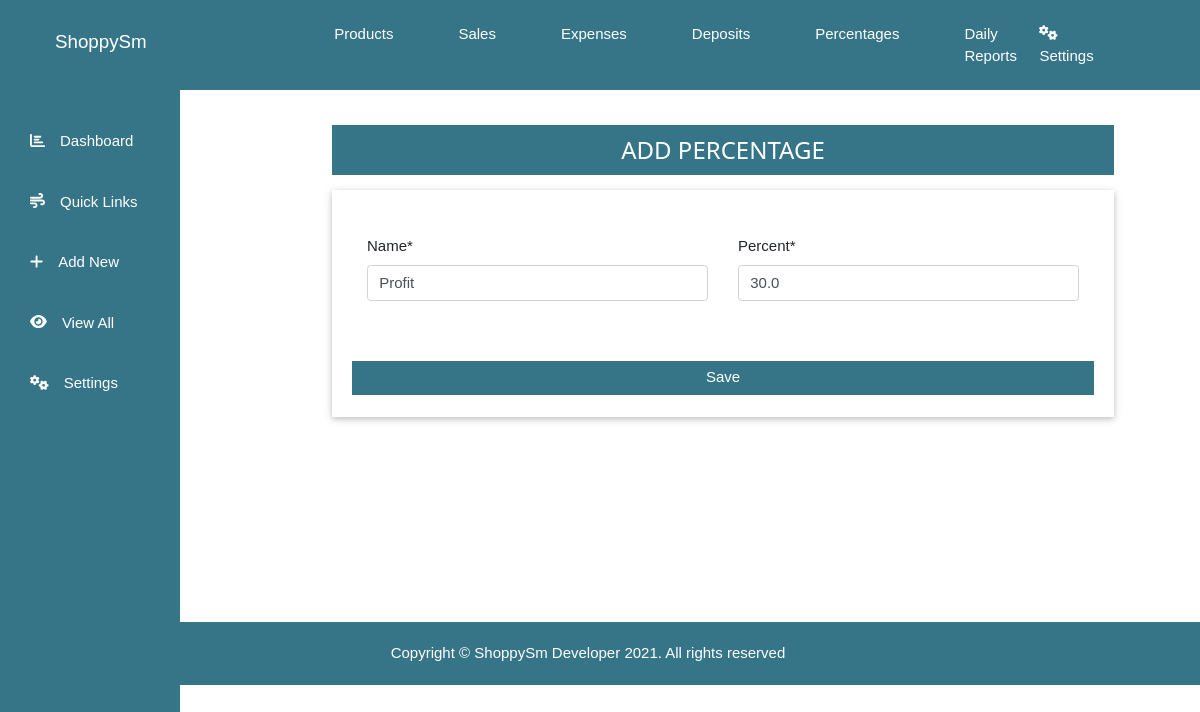
The app's page /update/percentages/1/ (signed in), older data.
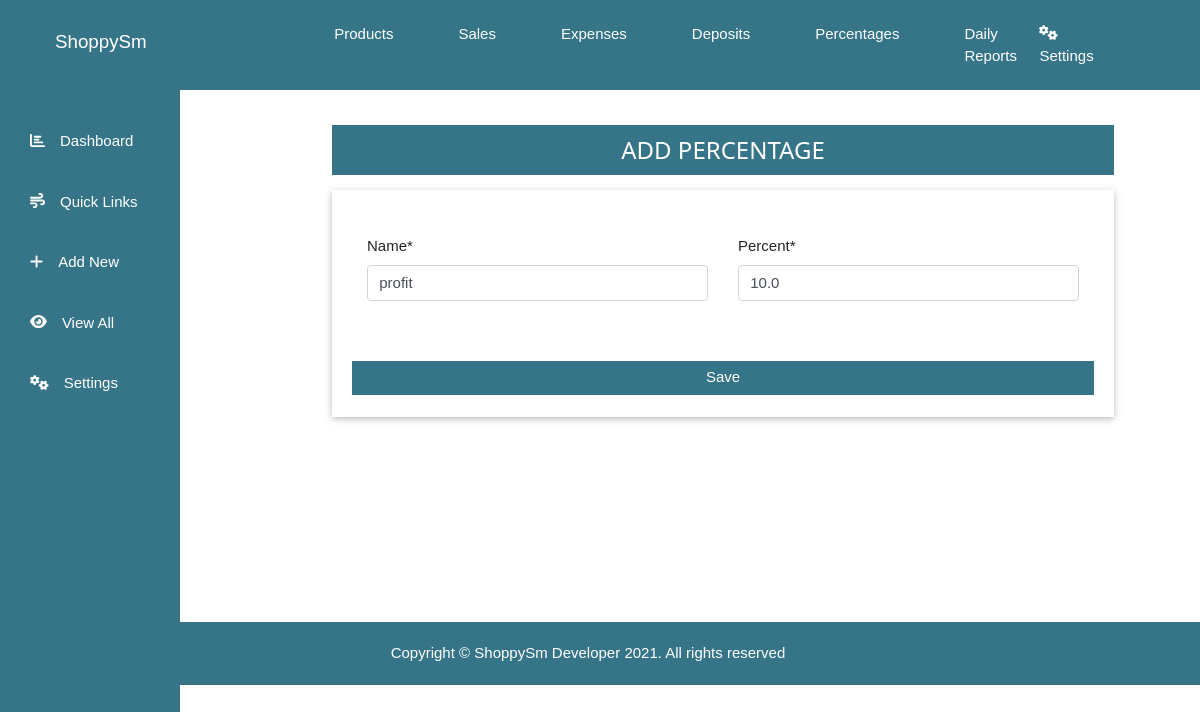
The same page, newer data.
### istock_app/models.py (models this page shows, shortened)
class Percentages(models.Model):
    name = models.CharField(max_length = 50)
    percent = models.FloatField(default=0)
    class Meta:
        verbose_name_plural = 'Percentages'

### istock_app/views.py (the view)
# urls.py: path('update/percentages/<int:id>/', views.update_percentage, name = 'update_percentage'),
@login_required
@admin_login_required
def update_percentage(request, id):
    instance = get_object_or_404(Percentages, pk = id)
    form = addPercentageForm(request.POST or None, instance = instance)
    if request.method == 'POST':
        if form.is_valid():
            form.save()
            messages.success(request, f'Percentage type has been updated successifully!')
            return redirect ('percentages')
    context = {
        'form': form,
    }
    myTemplate = 'istock/addPercentage.html'
    return render(request, myTemplate, context)

### istock_app/forms.py
class addPercentageForm(forms.ModelForm):
    class Meta:
        model = Percentages
        fields = ['name', 'percent']

### accounts/models.py (called while the page is built)
    def __str__(self):
        return self.username

### istock_app/templates/istock/addPercentage.html (shortened to what this page needs)
{% extends 'istock/base.html' %}
{% load crispy_forms_tags %}
{% block content%}
  <div class="outer_container">
    <div class="container">
      <div class="row">
        <div class="col-md-10 offset-md-1">
          <div class="contents">
            <div class="heading mt-5">
            <h3> ADD PERCENTAGE</h3>
            </div>
            <form action="" method="post" class="w3-card mt-3 pt-5 pb-4">
              <div class="d-flex">
                <div class="col-md-6">
                  {{ form.name | as_crispy_field }}
                </div>
                <div class="col-md-6">
                  {{ form.percent | as_crispy_field }}
                </div>
              </div>
                <button class="btn btn-primary mt-5 btn-block" type="submit" name="button">Save</button>
            </form>
          </div>
        </div>
      </div>
    </div>
  </div>
{% endblock%}

Row changes from the older to the newer data that the page shows:
changed Percentages: name "Profit" → "profit"; percent "30.0" → "10.0"
